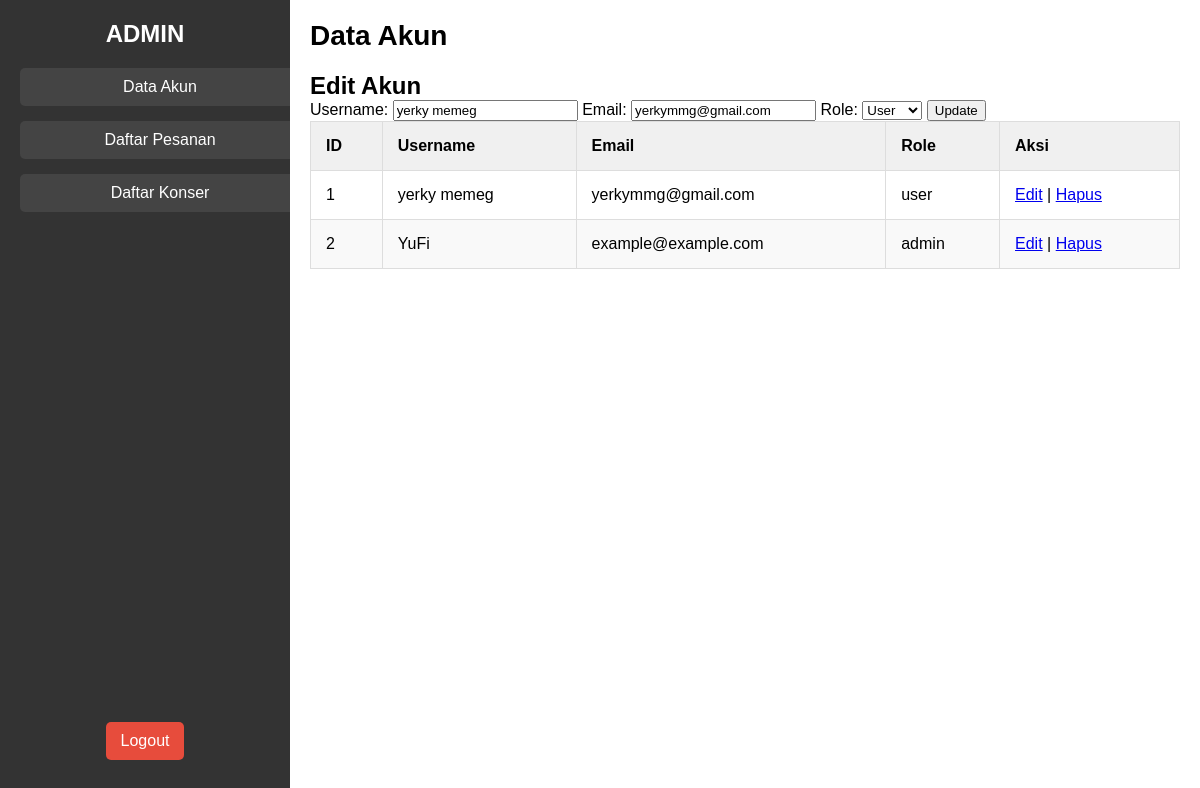
Page /DataPelanggan.php?edit=1 on the committed database.
### tables this page shows
CREATE TABLE `akun` (
  `id` int(11) NOT NULL,
  `username` varchar(50) NOT NULL,
  `email` varchar(100) NOT NULL,
  `password` varchar(255) NOT NULL,
  `role` enum('admin','user','manager') NOT NULL DEFAULT 'user',
  `avatar` varchar(255) DEFAULT NULL,
  `created_at` timestamp NOT NULL DEFAULT current_timestamp()
);

### DataPelanggan.php (the view, shortened to what this page needs)
<?php
include('connection.php');
$editData = null;
if (isset($_GET['edit'])) {
    $id = $_GET['edit'];
    $result = $conn->query("SELECT * FROM akun WHERE id = $id");
    $editData = $result->fetch_assoc();
}
?>
<!DOCTYPE html>
<html lang="en">
<head>
    <link rel="stylesheet" href="DataPelanggan.css">
</head>
<body>
<div class="container">
    <div class="sidebar">
        <h2>ADMIN</h2>
        <ul>
            <li><a href="DataPelanggan.php" class="active">Data Akun</a></li>
            <li><a href="DaftarPesanan.php">Daftar Pesanan</a></li>
            <li><a href="DaftarKonser.php">Daftar Konser</a></li>
        </ul>
        <a href="DataPelanggan.php?logout=true" class="logout-btn">Logout</a>
    </div>
    <div class="main-content">
        <h1>Data Akun</h1>
        <?php if ($editData): ?>
        <form method="POST" class="edit-form">
            <h2>Edit Akun</h2>
            <label>Username:</label>
            <input type="text" name="username" value="<?php echo $editData['username']; ?>" required>
            <label>Email:</label>
            <input type="email" name="email" value="<?php echo $editData['email']; ?>" required>
            <label>Role:</label>
            <select name="role" required>
                <option value="user" <?php echo ($editData['role'] === 'user') ? 'selected' : ''; ?>>User</option>
            </select>
            <button type="submit" name="update">Update</button>
        </form>
        <?php endif; ?>
        <table>
            <thead>
                <tr>
                    <th>ID</th>
                    <th>Username</th>
                    <th>Email</th>
                    <th>Role</th>
                    <th>Aksi</th>
                </tr>
            </thead>
            <tbody>
                <?php
                $result = $conn->query("SELECT * FROM akun");
                while ($row = $result->fetch_assoc()) {
                    echo "
                        <tr>
                            <td>{$row['id']}</td>
                            <td>{$row['username']}</td>
                            <td>{$row['email']}</td>
                            <td>{$row['role']}</td>
                            <td>
                                <a href='DataPelanggan.php?edit={$row['id']}'>Edit</a> |
                                <a href='DataPelanggan.php?delete={$row['id']}' onclick='return confirm(\"Yakin ingin menghapus akun ini?\");'>Hapus</a>
                            </td>
                        </tr>
                    ";
                }
                ?>
            </tbody>
        </table>
    </div>
</div>
</body>
</html>

### DataPelanggan.css (style rules this page uses)
body, h1, h2, ul, li, table, th, td { margin: 0; padding: 0; box-sizing: border-box; }
body { font-family: Arial, sans-serif; display: flex; height: 100vh; background-color: #f5f5f5; }
.container { display: flex; width: 100%; }
.sidebar { width: 250px; background-color: #333; color: white; padding: 20px; display: flex; flex-direction: column; align-items: center; }
.sidebar h2 { font-size: 24px; margin-bottom: 20px; }
.sidebar ul { list-style-type: none; width: 100%; }
.sidebar ul li { width: 100%; margin-bottom: 15px; }
.sidebar ul li a { text-decoration: none; color: white; padding: 10px 15px; display: block; width: 100%; background-color: #444; border-radius: 5px; text-align: center; }
.main-content { flex-grow: 1; padding: 20px; background-color: white; }
.main-content h1 { font-size: 28px; margin-bottom: 20px; }
table { width: 100%; border-collapse: collapse; }
thead { background-color: #f0f0f0; }
th, td { padding: 15px; text-align: left; border: 1px solid #ddd; }
tbody tr:nth-child(even) { background-color: #f9f9f9; }
.logout-btn { display: block; text-decoration: none; background-color: #e74c3c; color: white; padding: 10px 15px; text-align: center; border-radius: 5px; margin-top: auto; margin-bottom: 20px; }

### rows in the picture
akun: username "yerky memeg", email "yerkymmg@gmail.com", role "User", id "1", role "user"
akun: id "2", username "YuFi", email "example@example.com", role "admin"
